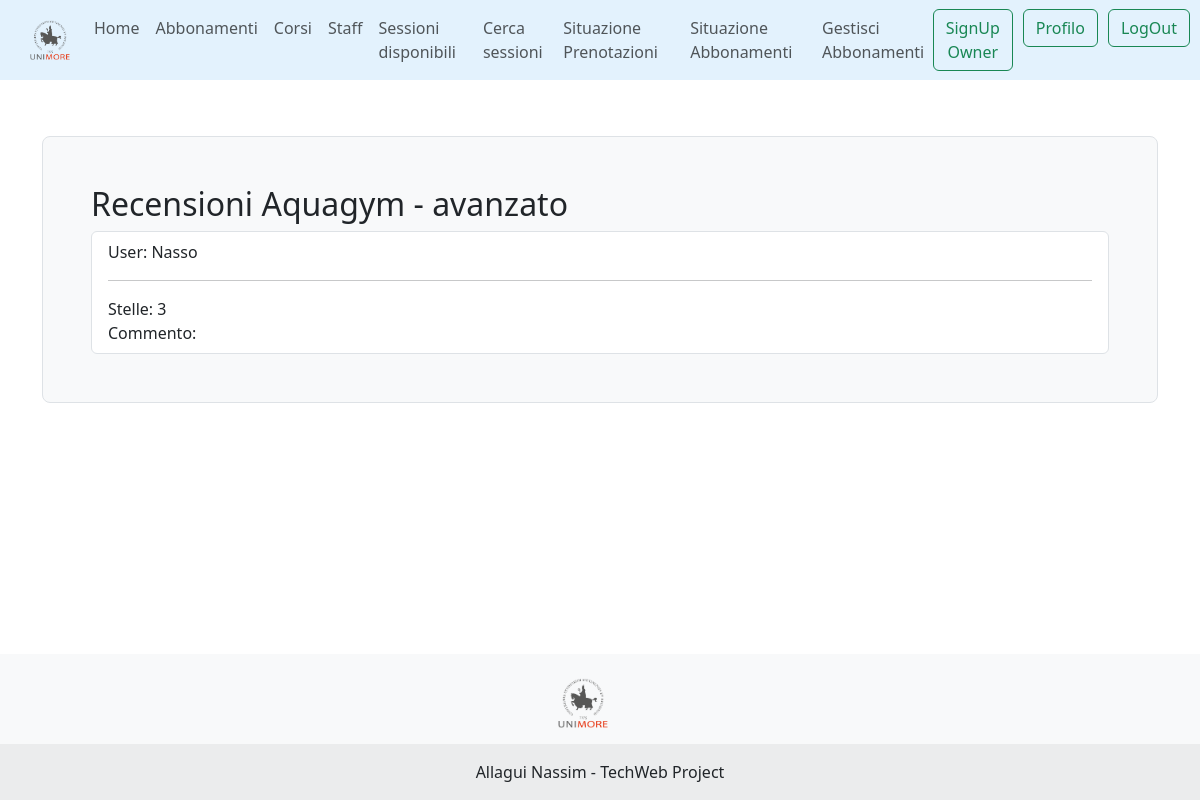
/unimoregym/corso/C014/ratings (signed in), run on the app's committed database.
### unimoregym/models.py (models this page shows, shortened)
class Corso(models.Model):
    idcorso = models.CharField(max_length=255, primary_key=True)
    nome = models.CharField(max_length=255)
    categoria = models.CharField(max_length=255, default="")
    descrizione = models.TextField()
    durata = models.IntegerField(default=60, help_text="Durata in minuti")
    fk_trainer = models.ForeignKey(Trainer, on_delete=models.CASCADE, null=True, blank=True)
    valutazione_media = models.FloatField(default=0)
    class Meta:
        verbose_name_plural = "Corsi"

class Rating(models.Model):
    corso = models.ForeignKey(Corso, on_delete=models.CASCADE, related_name='ratings')
    user = models.ForeignKey(GymUser, on_delete=models.CASCADE)
    stelle = models.IntegerField()
    commento = models.TextField(null=True, blank=True)
    class Meta:
        unique_together = ('corso', 'user')

class GymUser(AbstractUser):
    nome = models.CharField(max_length=255, default='')
    cognome = models.CharField(max_length=255, default='')
    codice_fiscale = models.CharField(max_length=16, default='')
    data_nascita = models.DateField(null=True, blank=True)
    profile_image = models.ImageField(upload_to='profile_images/', default='default/default_user.png')
    objects = CustomUserManager()

### unimoregym/views.py (the view)
# urls.py: path('corso/<str:corso_id>/ratings', list_ratings_corso, name='list_ratings_corso'),
@login_required
def list_ratings_corso(request, corso_id): #VIEW PER LA stampa della lista delle recensioni
    corso = get_object_or_404(Corso, idcorso=corso_id)
    recensioni = Rating.objects.filter(corso=corso)
    ctx = {'corso': corso , 'recensioni': recensioni}
    return render(request, 'gym/data_list/list_rating_corso.html', ctx)

### unimoregym/templates/gym/data_list/list_rating_corso.html (shortened to what this page needs)
{% extends 'base_page.html' %}
{% load static %}
{% block content %}
    <div class="h-200 p-5 bg-light border rounded-3" style="margin-bottom: 10px">
     <h2>Recensioni {{ corso.nome }}</h2>
    {% for rec in recensioni %}
      <ul class="list-group">
      <li class="list-group-item">
      User: {{ rec.user.username }} <hr>
      Stelle: {{ rec.stelle }} <br>
      Commento: {{ rec.commento }}
      </li>
        {% empty %}
        <li class="list-group-item">
        Non ci recensioni per questo corso
        </li>
    {% endfor %}
  </ul>    </div>
{% endblock %}

### templates/base_page.html (style rules this page uses)
body, html { height: 100%; }

### data on the page
Corso: nome "Aquagym - avanzato"
Rating: user.username "Nasso", stelle "3"
